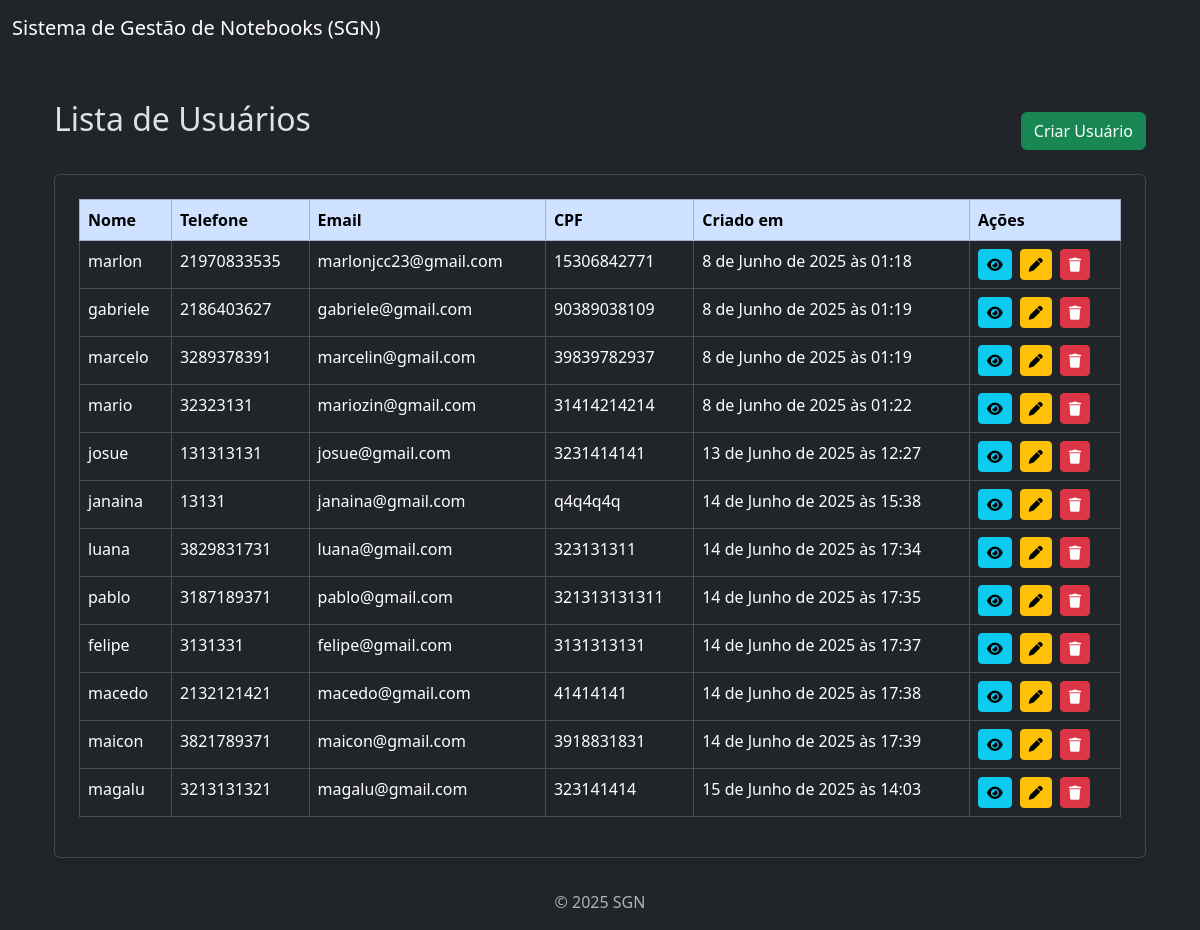
The page /user/ on the database its author committed.
### user/models.py (models this page shows, shortened)
class Usuario(models.Model):
    nome = models.CharField(max_length=100)
    telefone = models.CharField(max_length=20, null=True, blank=True)
    email = models.EmailField(unique=True)
    cpf = models.CharField(max_length=14, unique=True) # unique=True - não pode haver dois usuários com o mesmo e-mail
    criado_em = models.DateTimeField(auto_now_add=True) # auto_now_add=True - preenche automaticamente quando o objeto é criado (não muda depois).

### user/views.py (the view)
# urls.py: path('', views.lista_user, name='lista_user'),
def lista_user(request):
    usuarios = Usuario.objects.all()
    return render (request, 'user/lista.html', {'users': usuarios})

### user/templates/user/lista.html
{% extends "base.html" %}
{% block content %}
  <div class="container mt-4" style="max-width: 1200px;">
    <div class="d-flex justify-content-between align-items-center mb-4">
      <h2>Lista de Usuários</h2>
      <a href="{% url 'criar_usuario' %}" class="btn btn-success mt-3">Criar Usuário</a>
    </div>
    <div class="card p-4 shadow-sm">
      <table class="table table-bordered table-hover">
        <thead class="table-primary">
          <tr>
            <th>Nome</th>
            <th>Telefone</th>
            <th>Email</th>
            <th>CPF</th>
            <th>Criado em</th>
            <th>Ações</th>
          </tr>
        </thead>
        <tbody>
          {% if users %}
            {% for usuario in users %}
              <tr>
                <td>{{ usuario.nome }}</td>
                <td>{{ usuario.telefone }}</td>
                <td>{{ usuario.email }}</td>
                <td>{{ usuario.cpf }}</td>
                <td>{{ usuario.criado_em }}</td>
                <td>
                  <div class="d-flex gap-2">
                    <a href="{% url 'ver_usuario' usuario.id %}" class="btn btn-info btn-sm">
                      <i class="fas fa-eye"></i>
                    </a>
                    <a href="{% url 'editar_usuario' usuario.id %}" class="btn btn-warning btn-sm">
                      <i class="fas fa-pen"></i>
                    </a>
                    <a href="{% url 'deletar_usuario' usuario.id %}" class="btn btn-danger btn-sm" onclick="return confirm('Tem certeza que deseja excluir?')">
                      <i class="fas fa-trash"></i>
                    </a>
                  </div>
                </tr>
            {% endfor %}
          {% else %}
            <tr>
              <td colspan="5" class="text-center">Nenhum usuário encontrado.</td>
            </tr>
          {% endif %}
        </tbody>
      </table>
    </div>
  </div>
{% endblock %}

### rows shown on the page
Usuario: nome "marlon", telefone "21970833535", email "marlonjcc23@gmail.com", cpf "15306842771", criado_em "8 de Junho de 2025 às 01:18"
Usuario: nome "gabriele", telefone "2186403627", email "gabriele@gmail.com", cpf "90389038109", criado_em "8 de Junho de 2025 às 01:19"
Usuario: nome "marcelo", telefone "3289378391", email "marcelin@gmail.com", cpf "39839782937", criado_em "8 de Junho de 2025 às 01:19"
Usuario: nome "mario", telefone "32323131", email "mariozin@gmail.com", cpf "31414214214", criado_em "8 de Junho de 2025 às 01:22"
Usuario: nome "josue", telefone "131313131", email "josue@gmail.com", cpf "3231414141", criado_em "13 de Junho de 2025 às 12:27"
Usuario: nome "janaina", telefone "13131", email "janaina@gmail.com", cpf "q4q4q4q", criado_em "14 de Junho de 2025 às 15:38"
Usuario: nome "luana", telefone "3829831731", email "luana@gmail.com", cpf "323131311", criado_em "14 de Junho de 2025 às 17:34"
Usuario: nome "pablo", telefone "3187189371", email "pablo@gmail.com", cpf "321313131311", criado_em "14 de Junho de 2025 às 17:35"
Usuario: nome "felipe", telefone "3131331", email "felipe@gmail.com", cpf "3131313131", criado_em "14 de Junho de 2025 às 17:37"
Usuario: nome "macedo", telefone "2132121421", email "macedo@gmail.com", cpf "41414141", criado_em "14 de Junho de 2025 às 17:38"
Usuario: nome "maicon", telefone "3821789371", email "maicon@gmail.com", cpf "3918831831", criado_em "14 de Junho de 2025 às 17:39"
Usuario: nome "magalu", telefone "3213131321", email "magalu@gmail.com", cpf "323141414", criado_em "15 de Junho de 2025 às 14:03"
